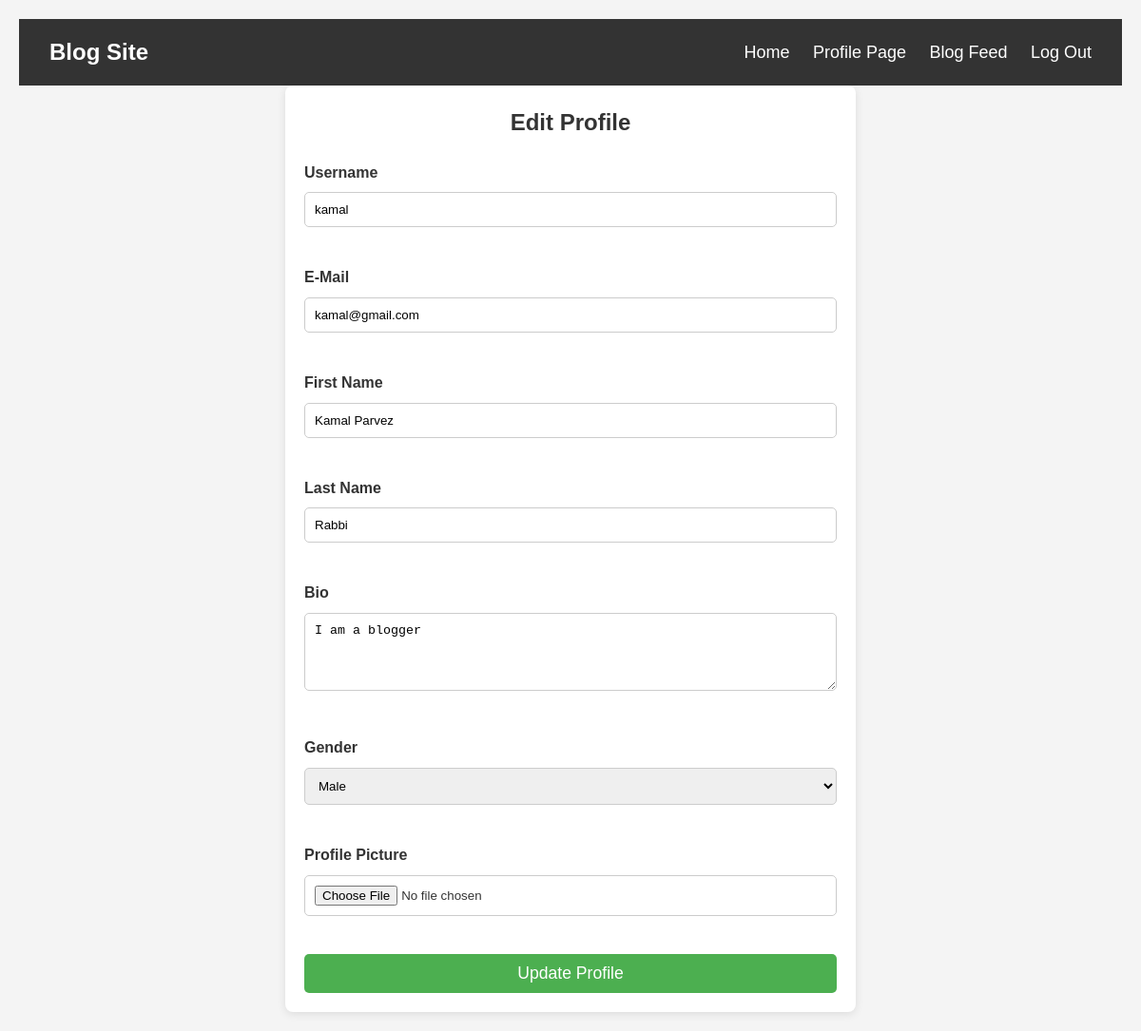
Screenshot of /edit_profile/ (signed in) with the database file from the repository.
### myApp/models.py (models this page shows, shortened)
class Custom_user(AbstractUser):
    USER=[
        ('viewers','Viewers'),
        ('blooger','Blooger')
    ]
    user_type=models.CharField(choices=USER,max_length=100,null=True)
    Age=models.PositiveIntegerField(null=True)
    Contact_No=models.CharField(max_length=100,null=True)

class BloggerProfileModel(models.Model):
    GENDER=[
        ('male','Male'),
        ('female','Female'),
        ('other','Other')
    ]
    user=models.OneToOneField(Custom_user,on_delete=models.CASCADE,related_name='bloggerProfile')
    Bio=models.CharField(max_length=100,null=True)
    Gender=models.CharField(choices=GENDER, max_length=100,null=True)
    Profile_Pic=models.ImageField(upload_to='Media/Blogger_Profile_Pic')

### myProject/views.py (the view, shortened to what this page needs)
# urls.py: path("edit_profile/", edit_profile, name="edit_profile"),
def edit_profile(request):
    current_user = request.user
    return render(request, "edit_profile.html")

### Template/edit_profile.html (shortened to what this page needs)
{% extends 'base.html' %}
{% block body %}
<div class="container">
    <h2>Edit Profile</h2>
    <form action="" method="POST" enctype="multipart/form-data">
        {% if request.user.bloggerProfile %}
            <div class="form-group">
                <label for="username">Username</label>
                <input type="text" id="username" name="username" value="{{ request.user.username }}" required>
            </div>
            <div class="form-group">
                <label for="username">E-Mail</label>
                <input type="text" id="username" name="email" value="{{ request.user.email }}" required>
            </div>
            <div class="form-group">
                <label for="username">First Name</label>
                <input type="text" id="username" name="first_name" value="{{ request.user.first_name }}" required>
            </div>
            <div class="form-group">
                <label for="username">Last Name</label>
                <input type="text" id="username" name="last_name" value="{{ request.user.last_name }}" required>
            </div>
            <div class="form-group">
                <label for="bio">Bio</label>
                <textarea id="bio" name="bio" rows="4">{{ request.user.bloggerProfile.Bio }}</textarea>
            </div>
            <div class="form-group">
                <label for="gender">Gender</label>
                <select id="gender" name="gender">
                    <option value="Male" {% if request.user.bloggerProfile.Gender == "Male" %}selected{% endif %}>Male</option>
                </select>
            </div>
            <div class="form-group">
                <label for="profile_pic">Profile Picture</label>
                <input type="file" id="profile_pic" name="profile_pic">
            </div>
        {% endif %}
        <button type="submit">Update Profile</button>
    </form>
</div>
{% endblock body %}

### Template/base.html (style rules this page uses)
* { margin: 0; padding: 0; box-sizing: border-box; }
body { font-family: 'Arial', sans-serif; line-height: 1.6; color: #333; }

### Template/edit_profile.html (style rules this page uses)
body { font-family: Arial, sans-serif; background-color: #f4f4f4; margin: 0; padding: 20px; }
.container { max-width: 600px; margin: auto; background: white; padding: 20px; border-radius: 8px; box-shadow: 0 2px 10px rgba(0, 0, 0, 0.1); }
h2 { text-align: center; margin-bottom: 20px; }
label { display: block; margin-bottom: 8px; font-weight: bold; }
input[type="text"], input[type="file"], select, textarea { width: 100%; padding: 10px; margin-bottom: 20px; border: 1px solid #ccc; border-radius: 5px; }
button { width: 100%; padding: 10px; background-color: #4CAF50; color: white; border: none; border-radius: 5px; font-size: 1.1em; cursor: pointer; }
.form-group { margin-bottom: 20px; }

### rows the page displays
Custom_user: username "kamal", email "kamal@gmail.com", first_name "Kamal Parvez", last_name "Rabbi", bio "I am a blogger", gender "Male"
